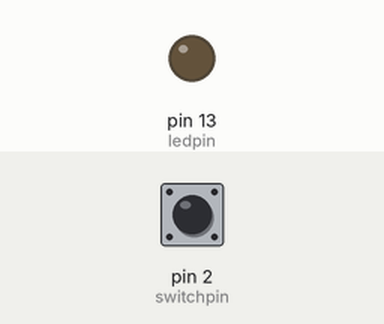
Simulated run of this sketch. Board: Arduino Uno, built with avr-gcc and run on an emulated ATmega328P. Shown: output pins drawn as LEDs (lit = HIGH). Inputs (shaded band) come from the test bench; at power-on: pin 2 (switchpin) HIGH.

Above: at 1.2 s.
1.3 s: pin 2 (switchpin) pulled LOW for 0.15 s
At 1.37 s:
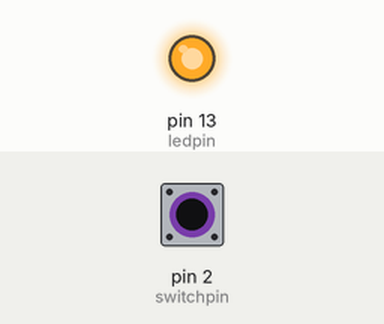
2.9 s: pin 2 (switchpin) pulled LOW for 3.2 s
At 6.4 s:
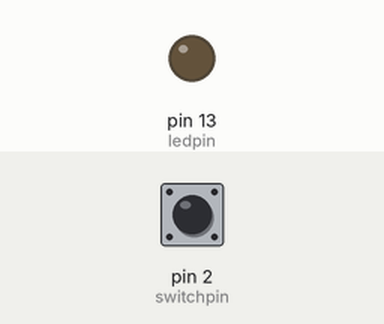
Timing chart, 0 to 7.9 s (numbered marks = the images above; inputs shaded):
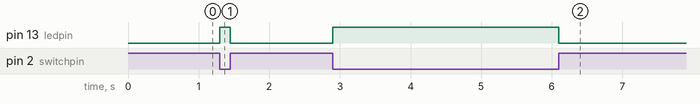

The sketch:

led_with_switch_without_external_res.ino
```cpp
int ledpin = 13;
int switchpin = 2;

void setup() {
  // put your setup code here, to run once:
pinMode(ledpin, OUTPUT );
pinMode(switchpin, INPUT );
digitalWrite(switchpin, HIGH);
}

void loop() {
  // put your main code here, to run repeatedly:
int val = digitalRead(switchpin);

if (val == HIGH)
{
  digitalWrite(ledpin,LOW);
  }else{
    digitalWrite(ledpin,HIGH);
    }
}
```

Measured:
- after the input at 1.3 s, pin 13 (ledpin): LOW → HIGH at once, → LOW 0.15 s later
- after the input at 2.9 s, pin 13 (ledpin): LOW → HIGH at once, → LOW 3.2 s later
